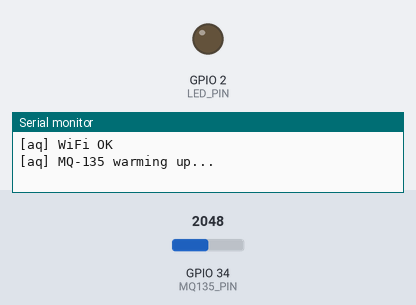
Bench run of a sketch on a simulated ESP32. Shown: output pins drawn as LEDs (lit = HIGH), the last lines printed to the serial monitor. The inputs (shaded band) are chosen by the test bench; at power-on: GPIO 34 (MQ135_PIN) = 2048. WiFi joins after 1.5 s; servers stay silent unless stated; uploads are accepted with an empty reply.

Above: at 2.6 s.
At 66.06 s:
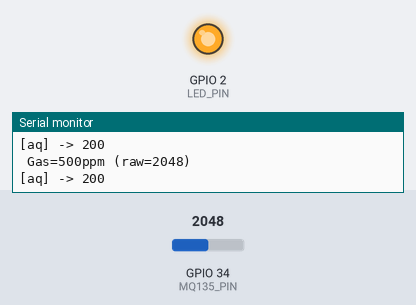
Timing chart, 0 to 82.5 s (numbered marks = the images above):
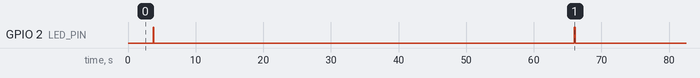

Measured:
- by itself, GPIO 2 (LED_PIN): alternates HIGH for 0.10 s and LOW for 62.2 s

The sketch:

esp32_airquality.ino
```cpp
/*
 * Duskfall Air Quality Sensor — PMS5003 + MQ-135
 *
 * Reads PM2.5, PM10 particulate matter and gas/VOC levels.
 * Reports to Duskfall server via HTTP POST.
 *
 * Wiring:
 *   PMS5003:  TX=GPIO 16 (RX2), VCC=5V, GND, SET=3.3V
 *   MQ-135:   AOUT=GPIO 34 (ADC), VCC=5V, GND
 *   LED:      GPIO 2
 *
 * Libraries: WiFi, HTTPClient, ArduinoJson, HardwareSerial
 */

#include <WiFi.h>
#include <HTTPClient.h>
#include <ArduinoJson.h>

// ── Configuration ──
const char* WIFI_SSID     = "YOUR_SSID";
const char* WIFI_PASS     = "YOUR_PASSWORD";
const char* DUSKFALL_URL  = "http://YOUR_SERVER:8500";
const char* API_KEY       = "df_YOUR_DEVICE_API_KEY";

const float LATITUDE      = 0.0;
const float LONGITUDE     = 0.0;
const int   REPORT_INTERVAL_S = 60;

// ── Pins ──
#define MQ135_PIN 34
#define LED_PIN   2
#define PMS_RX    16  // ESP32 RX2 <- PMS5003 TX

// ── PMS5003 data structure ──
struct PMSData {
  uint16_t pm10_standard, pm25_standard, pm100_standard;
  uint16_t pm10_env, pm25_env, pm100_env;
  uint16_t particles_03, particles_05, particles_10;
  uint16_t particles_25, particles_50, particles_100;
};

HardwareSerial pmsSerial(2);  // UART2
bool pms_ok = false;

bool readPMS(PMSData* data) {
  if (!pmsSerial.available()) return false;

  // Sync to start byte
  while (pmsSerial.available()) {
    if (pmsSerial.read() == 0x42) {
      if (pmsSerial.peek() == 0x4D) {
        pmsSerial.read();  // consume 0x4D

        uint8_t buf[30];
        if (pmsSerial.readBytes(buf, 30) != 30) return false;

        uint16_t frameLen = (buf[0] << 8) | buf[1];
        if (frameLen != 28) return false;

        // Checksum
        uint16_t sum = 0x42 + 0x4D;
        for (int i = 0; i < 28; i++) sum += buf[i];
        uint16_t check = (buf[28] << 8) | buf[29];
        if (sum != check) return false;

        // Parse (standard atmosphere values)
        data->pm10_standard  = (buf[2] << 8)  | buf[3];
        data->pm25_standard  = (buf[4] << 8)  | buf[5];
        data->pm100_standard = (buf[6] << 8)  | buf[7];
        // Environmental values
        data->pm10_env  = (buf[8] << 8)  | buf[9];
        data->pm25_env  = (buf[10] << 8) | buf[11];
        data->pm100_env = (buf[12] << 8) | buf[13];

        return true;
      }
    }
  }
  return false;
}

void setup() {
  Serial.begin(115200);
  pinMode(LED_PIN, OUTPUT);
  pinMode(MQ135_PIN, INPUT);

  // PMS5003 UART (9600 baud)
  pmsSerial.begin(9600, SERIAL_8N1, PMS_RX, -1);  // RX only

  // WiFi
  WiFi.begin(WIFI_SSID, WIFI_PASS);
  int attempts = 0;
  while (WiFi.status() != WL_CONNECTED && attempts++ < 30) {
    delay(500);
  }
  Serial.printf("[aq] WiFi %s\n",
    WiFi.status() == WL_CONNECTED ? "OK" : "FAIL");

  // Warm up MQ-135 (needs ~2 min, but we start reporting immediately)
  Serial.println("[aq] MQ-135 warming up...");
}

void loop() {
  if (WiFi.status() != WL_CONNECTED) {
    WiFi.reconnect();
    delay(5000);
    return;
  }

  JsonDocument doc;
  JsonArray readings = doc.to<JsonArray>();

  // PMS5003
  PMSData pms;
  // Try reading for up to 2 seconds
  unsigned long start = millis();
  while (millis() - start < 2000) {
    if (readPMS(&pms)) {
      pms_ok = true;
      break;
    }
    delay(50);
  }

  if (pms_ok) {
    JsonObject r1 = readings.add<JsonObject>();
    r1["node_id"] = "aq-01";
    r1["sensor_type"] = "pm25";
    r1["value"] = pms.pm25_env;
    r1["unit"] = "ug/m3";
    r1["latitude"] = LATITUDE;
    r1["longitude"] = LONGITUDE;
    r1["quality"] = pms.pm25_env < 500 ? "good" : "degraded";

    JsonObject r2 = readings.add<JsonObject>();
    r2["node_id"] = "aq-01";
    r2["sensor_type"] = "pm10";
    r2["value"] = pms.pm100_env;
    r2["unit"] = "ug/m3";
    r2["latitude"] = LATITUDE;
    r2["longitude"] = LONGITUDE;
    r2["quality"] = "good";

    Serial.printf("[aq] PM2.5=%d PM10=%d ug/m3", pms.pm25_env, pms.pm100_env);
  }

  // MQ-135 (gas/VOC)
  int gasRaw = analogRead(MQ135_PIN);
  float gasPpm = map(gasRaw, 0, 4095, 0, 1000);  // Rough PPM estimate

  JsonObject r3 = readings.add<JsonObject>();
  r3["node_id"] = "aq-01";
  r3["sensor_type"] = "gas";
  r3["value"] = gasPpm;
  r3["unit"] = "ppm";
  r3["latitude"] = LATITUDE;
  r3["longitude"] = LONGITUDE;
  r3["quality"] = gasPpm < 800 ? "good" : "degraded";

  Serial.printf(" Gas=%dppm (raw=%d)\n", (int)gasPpm, gasRaw);

  // Send
  if (readings.size() > 0) {
    String body;
    serializeJson(readings, body);

    HTTPClient http;
    http.begin(String(DUSKFALL_URL) + "/api/contribute/sensor");
    http.addHeader("Content-Type", "application/json");
    http.addHeader("X-Device-Key", API_KEY);

    int code = http.POST(body);
    Serial.printf("[aq] -> %d\n", code);

    if (code == 200) {
      digitalWrite(LED_PIN, HIGH);
      delay(100);
      digitalWrite(LED_PIN, LOW);
    }
    http.end();
  }

  delay(REPORT_INTERVAL_S * 1000);
}
```
